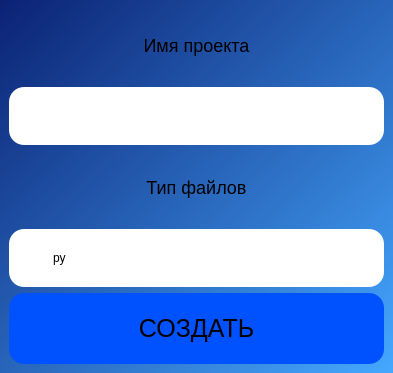
<?xml version="1.0" encoding="UTF-8"?>
<ui version="4.0">
 <class>MainWindow</class>
 <widget class="QMainWindow" name="MainWindow">
  <property name="geometry">
   <rect>
    <x>0</x>
    <y>0</y>
    <width>393</width>
    <height>373</height>
   </rect>
  </property>
  <property name="windowTitle">
   <string>MainWindow</string>
  </property>
  <property name="styleSheet">
   <string notr="true">background-color: qlineargradient(spread:pad, x1:0, y1:0, x2:1, y2:1, stop:0 rgba(11, 34, 116, 255), stop:1 rgba(69, 168, 255, 255));</string>
  </property>
  <widget class="QWidget" name="centralwidget">
   <property name="styleSheet">
    <string notr="true"/>
   </property>
   <layout class="QGridLayout" name="gridLayout_2">
    <item row="5" column="1">
     <widget class="QPushButton" name="pushButton">
      <property name="cursor">
       <cursorShape>PointingHandCursor</cursorShape>
      </property>
      <property name="styleSheet">
       <string notr="true">border:solid 3px #6b6b6b;
background-color: rgb(0, 81, 255);
border-radius: 15px;
padding:21px 42px; 
font:25px;</string>
      </property>
      <property name="text">
       <string>СОЗДАТЬ</string>
      </property>
     </widget>
    </item>
    <item row="3" column="1">
     <widget class="QLabel" name="label_2">
      <property name="styleSheet">
       <string notr="true">background-color: rgba(255, 255, 255, 0);
font:18px;</string>
      </property>
      <property name="text">
       <string>Тип файлов</string>
      </property>
      <property name="alignment">
       <set>Qt::AlignCenter</set>
      </property>
     </widget>
    </item>
    <item row="0" column="1">
     <widget class="QLabel" name="label">
      <property name="layoutDirection">
       <enum>Qt::LeftToRight</enum>
      </property>
      <property name="styleSheet">
       <string notr="true">background-color: rgba(255, 255, 255, 0);
font:18px;</string>
      </property>
      <property name="text">
       <string>Имя проекта</string>
      </property>
      <property name="textFormat">
       <enum>Qt::AutoText</enum>
      </property>
      <property name="alignment">
       <set>Qt::AlignCenter</set>
      </property>
     </widget>
    </item>
    <item row="2" column="1">
     <widget class="QLineEdit" name="project_name">
      <property name="styleSheet">
       <string notr="true">padding:21px 42px; 
border:solid 3px #6b6b6b;
background-color: rgb(255, 255, 255);
border-radius: 15px;</string>
      </property>
     </widget>
    </item>
    <item row="4" column="1">
     <widget class="QLineEdit" name="files_type">
      <property name="styleSheet">
       <string notr="true">padding:21px 42px; 
border:solid 3px #6b6b6b;
background-color: rgb(255, 255, 255);
border-radius: 15px;</string>
      </property>
      <property name="text">
       <string>py</string>
      </property>
     </widget>
    </item>
   </layout>
  </widget>
 </widget>
 <resources/>
 <connections/>
</ui>
